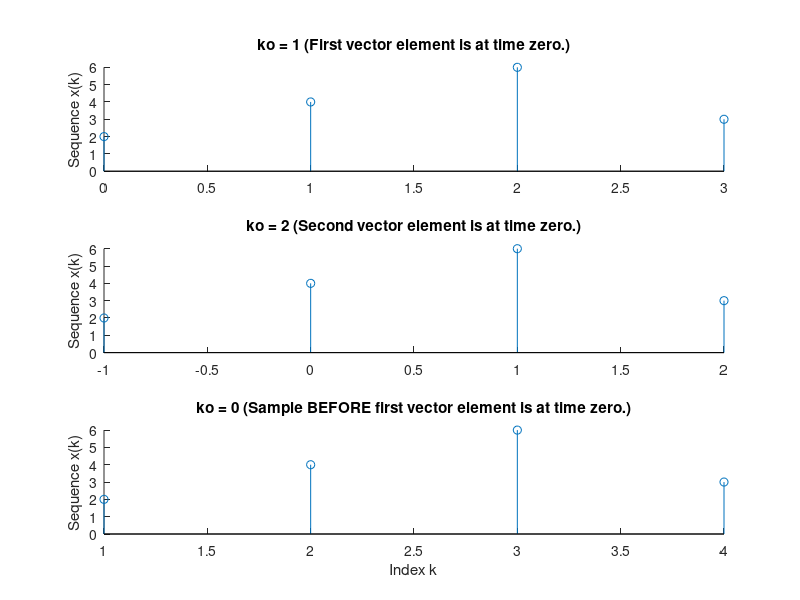

The MATLAB source for this figure:
function m01_ted
% EE503, Lecture 1.

close all;
figure
set(gcf, 'Position', [320 30 600 660]);

% WARNING: Time index ko may not be defined consistently throughout this script.


fprintf('Numerical computation software, like MATLAB, can only\n');
fprintf('  handle finite-duration sequences (that fit in memory!).\n\n');
fprintf('\nPaused -----\n'); pause


fprintf('---------- SEQUENCES ----------\n');
fprintf('\nPaused -----\n'); pause

fprintf('Denote sequences as a MATLAB vector.  Keep track of time zero.\n');
fprintf('x = [2 4 6 3] is a vector.  Let ko = 2.\n');
fprintf('   REMEMBER - The first element is index 1 in MATLAB.\n');
x = [2 4 6 3], ko = 2;
Time = ( 1:length(x) ) - ko;  % Create time axis.
stem(Time, x), xlabel('Index k'); ylabel('Sequence x(k)'); box('off');
fprintf('\nPaused -----\n'); pause

fprintf('One way to form an impulse is to set a vector to zero,\n');
fprintf('  then set the appropriate point to zero.\n');
fprintf('An impulse at element 10 could be formed as:\n');
fprintf('  x = zeros(1, 20); x(10) = 1; ko = 10;\n');
d = zeros(1, 20); d(10) = 1; ko = 10;
fprintf('    NOTE that this sequence is indexed from 1.\n');
Time = ( 1:length(d) ) - ko;  % Create time axis.
stem(Time, d), xlabel('Index k'); ylabel('Sequence d(k)'); box('off');
fprintf('\nPaused -----\n'); pause

fprintf('Sinusoidal sequences use the sin() and cos() functions.\n');
fprintf('  t = 0:0.01:10  %% Time in seconds (NOT a discrete index).\n');
t = 0:0.01:10;  % Time in seconds (NOT a discrete index).
fprintf('  s = 5 * sin(2*pi*2*t)\n');
s = 5 * sin(2*pi*2*t); ko = 1;
fprintf('\nNOTE 1:  Must zoom plot to "see" the sinusoid.\n');
fprintf('NOTE 2: Function is periodic.  Period = 50.\n');
Time = ( 1:length(s) ) - ko;  % Create time axis.
stem(Time, s), xlabel('Index k'); ylabel('Sequence s(k)'); box('off');
fprintf('\nPaused -----\n'); pause

fprintf('Sequences can be complex-valued:\n');
fprintf('  t = 0:0.01:10  %% Time in seconds (NOT a discrete index).\n');
fprintf('  x2 = 5 * exp(j*2*pi*2*t)\n');
t = 0:0.01:10;  % Time in seconds (NOT a discrete index).
x2 = 5 * exp(j*2*pi*2*t); ko = 1;
Time = ( 1:length(s) ) - ko;  % Create time axis.
subplot(2,1,1)
stem(Time, real(x2)), xlabel('Index k (Showing Samples 0-100)');
ylabel('Sequence s(k)'); box('off'); title('Real Part');
axis([0 100 -5 5]); 
subplot(2,1,2)
stem(Time, imag(x2)), xlabel('Index k (Showing Samples 0-100)');
ylabel('Sequence s(k)'); box('off'); title('Imaginary Part');
axis([0 100 -5 5]);
fprintf('\nPaused -----\n'); pause


fprintf('---------- SEQUENCE OPERATIONS ----------\n');
fprintf('\nPaused -----\n'); pause
clear all

fprintf('Vectors must of same dimensions to perform element-wise \n');
fprintf('  addition, subtraction, multiplication and division.\n');
fprintf('  t = 0:0.01:10  %% Time in seconds (NOT a discrete index).\n');
t = 0:0.01:10;  % Time in seconds (NOT a discrete index).
fprintf('  x1 = 5 * sin(2*pi*2*t)\n');
x1 = 5 * sin(2*pi*2*t); ko = 1;
Time = ( 1:length(x1) ) - ko;  % Create time axis.
fprintf('  x2 = 5 * cos(2*pi*2*t)\n');
x2 = 5 * cos(2*pi*2*t); ko = 1;
clf
subplot(3,2,1)
stem(Time, x1)
ylabel('Sequence'); box('off'); title('x1');
axis([0 100 -5 5]); 
subplot(3,2,2)
stem(Time, x2)
ylabel('Sequence'); box('off'); title('x2');
axis([0 100 -5 5]); 
subplot(3,2,3)
stem(Time, x1+x2)
ylabel('Sequence'); box('off'); title('x1 + x2');
axis([0 100 -10 10]); 
subplot(3,2,4)
stem(Time, x1-x2)
ylabel('Sequence'); box('off'); title('x1 - x2');
axis([0 100 -10 10]); 
subplot(3,2,5)
stem(Time, 3*x1), xlabel('Index k (Showing Samples 0-100)');
ylabel('Sequence'); box('off'); title('3 * x1');
axis([0 100 -15 15]); 
subplot(3,2,6)
stem(Time, x1 .* x2), xlabel('Index k (Showing Samples 0-100)');
ylabel('Sequence'); box('off'); title('x1 .* x2');
axis([0 100 -25 25]); 
fprintf('\nPaused -----\n'); pause

fprintf('Time Shifting:  By using "ko", time shifting is accomplished\n');
fprintf('  by changing ko.\n');
fprintf('x = [2 4 6 3] is a vector.  Plot it for a few time shifts.\n');
x = [2 4 6 3]
clf
subplot(3,1,1)
ko = 1;
Time = ( 1:length(x) ) - ko;  % Create time axis.
stem(Time, x), ylabel('Sequence x(k)'); box('off');
title('ko = 1 (First vector element is at time zero.)');
subplot(3,1,2)
ko = 2;
Time = ( 1:length(x) ) - ko;  % Create time axis.
stem(Time, x), ylabel('Sequence x(k)'); box('off');
title('ko = 2 (Second vector element is at time zero.)');
subplot(3,1,3)
ko = 0;
Time = ( 1:length(x) ) - ko;  % Create time axis.
stem(Time, x), xlabel('Index k'); ylabel('Sequence x(k)'); box('off');
title('ko = 0 (Sample BEFORE first vector element is at time zero.)');
fprintf('\nPaused -----\n'); pause


fprintf('---------- ISSUES ----------\n\n');
fprintf('- Most analytic sequences are indexed from zero,\n');
fprintf('  but MATLAB is indexed from one.\n\n');
fprintf('- Must always maintain range of sequence vector(s).\n\n');
clear all


return;
